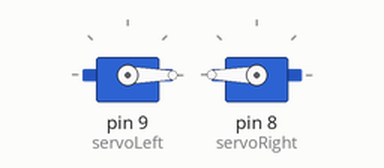
The sketch below on a simulated Arduino Uno, built with avr-gcc and run on an emulated ATmega328P. Shown: 2 × servo.

Above: at 0.05 s.
At 2.5 s:
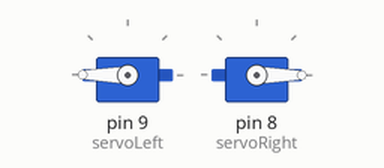
At 5.0 s:
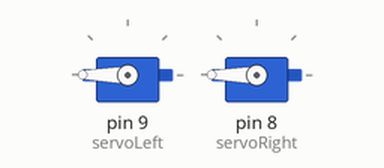
At 10.0 s:
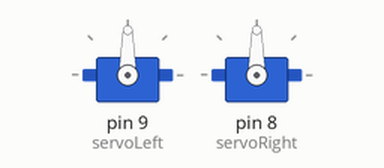
Timing chart, 0 to 13.0 s (numbered marks = the images above):
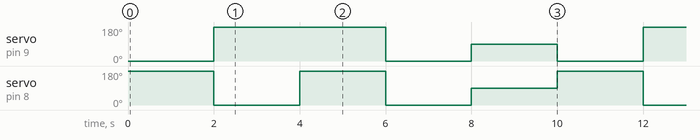

Measured:
- by itself, servo on pin 9 (servoLeft): repeats every 10.0 s: 0° 2.0 s, 90° 2.0 s, 0° 2.0 s, 180° 4.0 s
- by itself, servo on pin 8 (servoRight): repeats every 10.0 s: 180° 2.0 s, 0° 2.0 s, 90° 2.0 s, 180° 2.0 s, 0° 2.0 s

The sketch:

Test_Servoes_x2_V.1.1.ino
```cpp
#include <Servo.h>

Servo servoLeft;          // Define left servo
Servo servoRight;         // Define right servo

void setup() {
  servoLeft.attach(9);  // Set left servo to digital pin 9
  servoRight.attach(8);  // Set right servo to digital pin 8
}

void loop() {            // Loop through motion tests
  forward();             // Example: move forward
  delay(2000);           // Wait 2000 milliseconds (2 seconds)
  reverse();
  delay(2000);
  turnRight();
  delay(2000);
  turnLeft();
  delay(2000);
  stopRobot();
  delay(2000);
}

// Motion routines for forward, reverse, turns, and stop
void forward() {
  servoLeft.write(0);
  servoRight.write(180);
}

void reverse() {
  servoLeft.write(180);
  servoRight.write(0);
}

void turnRight() {
  servoLeft.write(180);
  servoRight.write(180);
}
void turnLeft() {
  servoLeft.write(0);
  servoRight.write(0);
}

void stopRobot() {
  servoLeft.write(90);
  servoRight.write(90);
}
```
